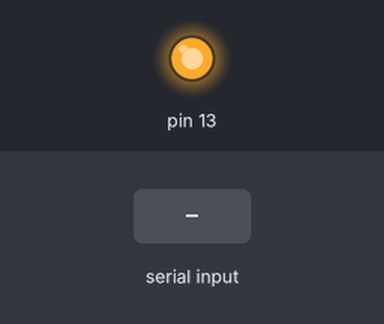
The sketch below on a simulated Arduino Uno, built with avr-gcc and run on an emulated ATmega328P. On the bench: output pins drawn as LEDs (lit = HIGH). The inputs (shaded band) are chosen by the test bench. What the sketch prints to the serial monitor is not drawn.

Above: at 1.2 s.
1.3 s: "get_one\n" received over Serial
4.3 s: "90,45\n" received over Serial
Timing chart, 0 to 7.3 s (numbered marks = the images above; inputs shaded):
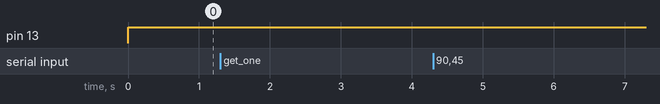

The sketch:

voltmeter_arduino.ino
```cpp
#define SERIAL_BAUD_RATE 9600

int pin_1 = A0;
int pin_2 = A1;
int pin_3 = A2;
int pin_4 = A3;

void setup() {
  pinMode(13, OUTPUT);
  pinMode(pin_1, INPUT);
  pinMode(pin_2, INPUT);
  pinMode(pin_3, INPUT);
  pinMode(pin_4, INPUT);

  Serial.begin(SERIAL_BAUD_RATE);
  while (!Serial);
}

void loop() {
  digitalWrite(13, HIGH);

  String msg;
  char c;
  while (true) {
    while (!Serial.available());

    c = Serial.read();

    if (c == '\n')
      break;

    msg += c;
  }

  if (msg.startsWith("get_one")) {
    unsigned long time = millis();
    int channel1 = analogRead(pin_1) >> 2;
    int channel2 = analogRead(pin_2) >> 2;
    int channel3 = analogRead(pin_3) >> 2;
    int channel4 = analogRead(pin_4) >> 2;

    Serial.print(time);
    Serial.print(" ");
    Serial.print(channel1);
    Serial.print(" ");
    Serial.print(channel2);
    Serial.print(" ");
    Serial.print(channel3);
    Serial.print(" ");
    Serial.println(channel4);
  } else if (msg.startsWith("frame")) {
    String arg = msg.substring(6); // 6="frame "
    int duration = arg.toInt();

    if (duration == 0) {
      Serial.println("error: arg is invalid or zero");
      return;
    }

    int channel1, channel2, channel3, channel4;
    unsigned long time_end = millis() + duration;


    byte values[] = {1, 0, 0, 0, 0};
    while (millis() <= time_end) {
      values[0] = 1;
      values[1] = analogRead(pin_1) >> 2;
      values[2] = analogRead(pin_2) >> 2;
      values[3] = analogRead(pin_3) >> 2;
      values[4] = analogRead(pin_4) >> 2;

      Serial.write(values, 5);
    }
    byte endValues[] = {0, 0, 0, 0, 0};
    Serial.write(endValues, 5);
  } else {
    Serial.println("error: unknown command: " + msg);
  }

  digitalWrite(13, LOW);
}
```
